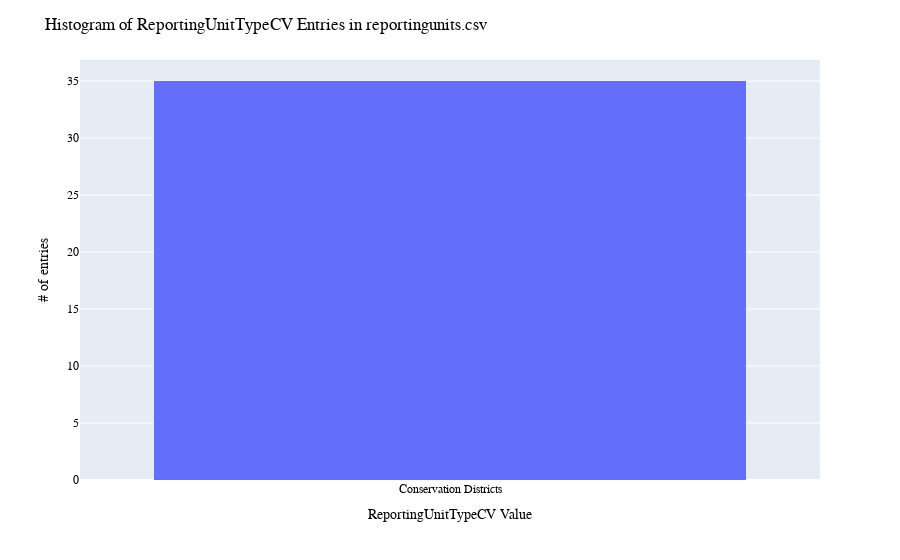

The code cell stored with this chart in its notebook:
### Code cell
# ReportingUnitTypeCV: histogram distribution of WaDE values
print(dfru.ReportingUnitTypeCV.value_counts())

fig = px.histogram(dfru, x="ReportingUnitTypeCV")
fig.update_layout(bargap=0.2,
                  title="Histogram of ReportingUnitTypeCV Entries in reportingunits.csv",
                  xaxis_title="ReportingUnitTypeCV Value",
                  yaxis_title="# of entries",
                    font=dict(
                        family="Arial Bold",
                        size=12,
                        color="Black")
                 )
fig.show()
fig.write_image('figures/ReportingUnitTypeCV.png', engine="kaleido")

### Figure 1 — Plotly figure (JSON) as saved in the notebook; plotly's stock layout.template omitted (floating-point values rounded to 4 significant figures)
{"data": [{"alignmentgroup": "True", "bingroup": "x", "hovertemplate": "ReportingUnitTypeCV=%{x}<br>count=%{y}<extra></extra>", "legendgroup": "", "marker": {"color": "#636efa", "pattern": {"shape": ""}}, "name": "", "offsetgroup": "", "orientation": "v", "showlegend": false, "type": "histogram", "x": ["Conservation Districts", "Conservation Districts", "Conservation Districts", "Conservation Districts", "Conservation Districts", "Conservation Districts", "Conservation Districts", "Conservation Districts", "Conservation Districts", "Conservation Districts", "Conservation Districts", "Conservation Districts", "Conservation Districts", "Conservation Districts", "Conservation Districts", "Conservation Districts", "Conservation Districts", "Conservation Districts", "Conservation Districts", "Conservation Districts", "Conservation Districts", "Conservation Districts", "Conservation Districts", "Conservation Districts", "Conservation Districts", "Conservation Districts", "Conservation Districts", "Conservation Districts", "Conservation Districts", "Conservation Districts", "Conservation Districts", "Conservation Districts", "Conservation Districts", "Conservation Districts", "Conservation Districts"], "xaxis": "x", "yaxis": "y"}], "layout": {"bargap": 0.2, "barmode": "relative", "font": {"color": "Black", "family": "Arial Bold", "size": 12}, "legend": {"tracegroupgap": 0}, "margin": {"t": 60}, "title": {"text": "Histogram of ReportingUnitTypeCV Entries in reportingunits.csv"}, "xaxis": {"anchor": "y", "domain": [0, 1], "title": {"text": "ReportingUnitTypeCV Value"}}, "yaxis": {"anchor": "x", "domain": [0, 1], "title": {"text": "# of entries"}}}}
